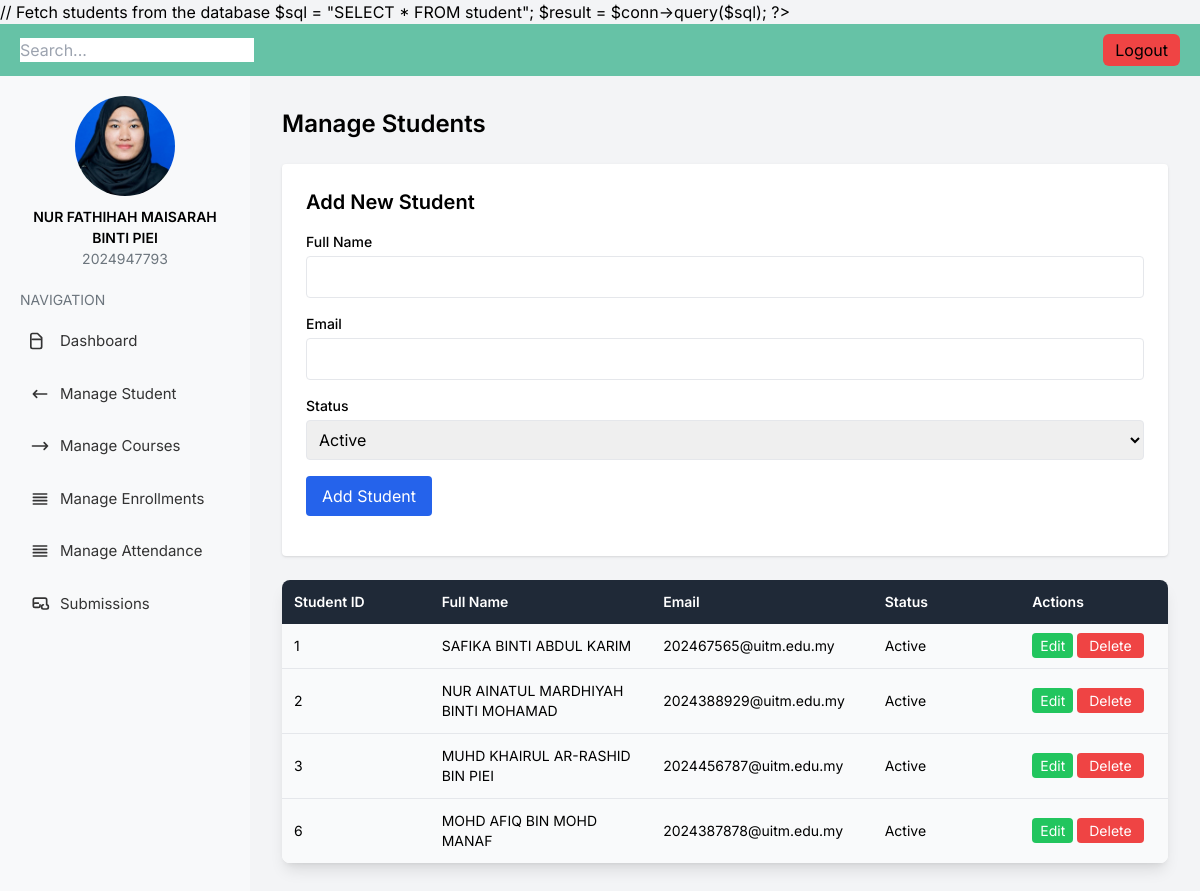
The app's page /managestudent.php with its own data.
### tables this page shows
CREATE TABLE `student` (
  `student_id` int(11) NOT NULL,
  `name` varchar(50) NOT NULL,
  `email` varchar(50) NOT NULL,
  `phone_number` varchar(15) NOT NULL,
  `course_id` varchar(60) NOT NULL,
  `password` varchar(60) NOT NULL,
  `status` enum('Active','Inactive') NOT NULL,
  `created_at` timestamp NOT NULL DEFAULT current_timestamp() ON UPDATE current_timestamp()
);

### managestudent.php (the view, shortened to what this page needs)
<?php
$servername = "localhost";
$username = "root";
$password = "";
$dbname = "studentonlineformdb";
$conn = new mysqli($servername, $username, $password, $dbname);
$sql = "SELECT * FROM student";
$result = $conn->query($sql);
?>
<!DOCTYPE html>
<html lang="en">
<head>
    <script src="https://cdn.tailwindcss.com"></script>
</head>
</head>
<body class="bg-gray-100">
      <div class="navbar">
        <div class="search-bar">
          <input type="text" placeholder="Search...">
        </div>
    <button class="bg-red-500 px-3 py-1 rounded-md"  onclick="window.location.href='login.php';">Logout</button>
        </div>
    <div class="flex h-screen">
         <aside class="sidebar">
            <div class="profile">
                <img src="img/img0.jpg" alt="Profile Picture">
                <h2>NUR FATHIHAH MAISARAH BINTI PIEI</h2>
                <p>2024947793</p>
            </div>
            <h3 class="nav-title">Navigation</h3>
            <ul>
                <li class="nav-item">
                    <a href="staff.php">
                        <svg xmlns="http://www.w3.org/2000/svg" class="h-5 w-5" fill="none" viewBox="0 0 24 24" stroke="currentColor">
                            <path stroke-linecap="round" stroke-linejoin="round" stroke-width="2" d="M3 10h11M9 21H3a2 2 0 01-2-2V5a2 2 0 012-2h6l5 5v11a2 2 0 01-2 2z" />
                        </svg>
                        Dashboard
                    </a>
                </li>
                <li class="nav-item">
                    <a href="managestudent.php">
                        <svg xmlns="http://www.w3.org/2000/svg" class="h-5 w-5" fill="none" viewBox="0 0 24 24" stroke="currentColor">
                            <path stroke-linecap="round" stroke-linejoin="round" stroke-width="2" d="M8 16l-4-4m0 0l4-4m-4 4h16" />
                        </svg>
                        Manage Student
                    </a>
                </li>
                <li class="nav-item">
                    <a href="managecourses.php">
                        <svg xmlns="http://www.w3.org/2000/svg" class="h-5 w-5" fill="none" viewBox="0 0 24 24" stroke="currentColor">
                            <path stroke-linecap="round" stroke-linejoin="round" stroke-width="2" d="M17 16l4-4m0 0l-4-4m4 4H3" />
                        </svg>
                        Manage Courses
                    </a>
                </li>
                <li class="nav-item">
                    <a href="manageenrollements.php">
                        <svg xmlns="http://www.w3.org/2000/svg" class="h-5 w-5" fill="none" viewBox="0 0 24 24" stroke="currentColor">
                            <path stroke-linecap="round" stroke-linejoin="round" stroke-width="2" d="M4 6h16M4 10h16M4 14h16M4 18h16" />
                        </svg>
                        Manage Enrollments
                        </a>
                </li>
                <li class="nav-item">
                    <a href="manageattendance.php">
                        <svg xmlns="http://www.w3.org/2000/svg" class="h-5 w-5" fill="none" viewBox="0 0 24 24" stroke="currentColor">
                            <path stroke-linecap="round" stroke-linejoin="round" stroke-width="2" d="M4 6h16M4 10h16M4 14h16M4 18h16" />
                        </svg>
                        Manage Attendance
                    </a>
                </li>
                <li class="nav-item">
                    <a href="viewsubmission.php">
                        Submissions
                    </a>
                </li>
            </ul>
        </aside>
 <main class="flex-1 p-8">
            <h2 class="text-2xl font-semibold mb-6">Manage Students</h2>
            <div class="mb-6 bg-white p-6 rounded shadow">
                <h3 class="text-xl font-semibold mb-4">Add New Student</h3>
                <form action="managestudent.php" method="post" class="space-y-4">
                    <div>
                        <label for="full_name" class="block text-sm font-medium">Full Name</label>
                        <input type="text" id="full_name" name="full_name" required class="mt-1 block w-full p-2 border rounded">
                    </div>
                    <div>
                        <label for="email" class="block text-sm font-medium">Email</label>
                        <input type="email" id="email" name="email" required class="mt-1 block w-full p-2 border rounded">
                    </div>
                    <div>
                        <label for="status" class="block text-sm font-medium">Status</label>
                        <select id="status" name="status" required class="mt-1 block w-full p-2 border rounded">
                            <option value="Active">Active</option>
                        </select>
                    </div>
                    <button type="submit" class="bg-blue-600 text-white px-4 py-2 rounded hover:bg-blue-500">Add Student</button>
                </form>
            </div>
            <div class="overflow-auto rounded-lg shadow-lg">
                <table class="min-w-full bg-white">
                    <thead class="bg-gray-800 text-white">
                        <tr>
                            <th class="w-1/6 p-3 text-sm font-semibold text-left">Student ID</th>
                            <th class="w-1/4 p-3 text-sm font-semibold text-left">Full Name</th>
                            <th class="w-1/4 p-3 text-sm font-semibold text-left">Email</th>
                            <th class="w-1/6 p-3 text-sm font-semibold text-left">Status</th>
                            <th class="w-1/6 p-3 text-sm font-semibold text-left">Actions</th>
                        </tr>
                    </thead>
                    <tbody class="divide-y divide-gray-200">
                        <?php if ($result->num_rows > 0): ?>
                            <?php while($row = $result->fetch_assoc()): ?>
                                <tr class="bg-gray-50">
                                    <td class="p-3 text-sm"><?php echo $row['student_id']; ?></td>
                                    <td class="p-3 text-sm"><?php echo $row['name']; ?></td>
                                    <td class="p-3 text-sm"><?php echo $row['email']; ?></td>
                                    <td class="p-3 text-sm"><?php echo $row['status']; ?></td>
                                    <td class="p-3 text-sm">
    <a href="editstudent.php?student_id=<?php echo $row['student_id']; ?>" class="bg-green-500 text-white px-2 py-1 rounded">Edit</a>
    <a href="managestudent.php?id=<?= $row['student_id'] ?>" class="bg-red-500 text-white px-3 py-1 rounded" onclick="return confirm('Are you sure?');">Delete</a>
</td>
                                </tr>
                            <?php endwhile; ?>
                        <?php else: ?>
                            <tr>
                                <td colspan="5" class="p-3 text-sm text-center">No students found</td>
                            </tr>
                        <?php endif; ?>
                    </tbody>
                </table>
            </div>
        </main>
    </div>
</body>
</html>

### managestudent.php (style rules this page uses)
body { font-family: 'Inter', sans-serif; }
.navbar { display: flex; justify-content: space-between; align-items: center; background-color: #66c2a6; padding: 10px 20px; }
.sidebar { width: 250px; background-color: #f8f9fa; min-height: 100vh; padding: 20px; }
.sidebar .profile { text-align: center; margin-bottom: 20px; }
.sidebar .profile img { width: 100px; height: 100px; border-radius: 50%; object-fit: cover; margin: 0 auto; display: block; }
.sidebar .profile h2 { font-size: 14px; font-weight: 600; margin-top: 10px; }
.sidebar .profile p { font-size: 14px; color: #6c757d; }
.sidebar .nav-title { font-size: 14px; text-transform: uppercase; margin-bottom: 10px; color: #6c757d; }
.sidebar .nav-item { list-style: none; margin-bottom: 10px; }
.sidebar .nav-item a { display: flex; align-items: center; text-decoration: none; color: #333; font-size: 15px; padding: 10px; border-radius: 8px; transition: background-color 0.3s; }
.sidebar .nav-item a svg { margin-right: 10px; }

### records on screen
student: student_id "1", name "SAFIKA BINTI ABDUL KARIM", email "202467565@uitm.edu.my", status "Active"
student: student_id "2", name "NUR AINATUL MARDHIYAH BINTI MOHAMAD", email "2024388929@uitm.edu.my", status "Active"
student: student_id "3", name "MUHD KHAIRUL AR-RASHID BIN PIEI", email "2024456787@uitm.edu.my", status "Active"
student: student_id "6", name "MOHD AFIQ BIN MOHD MANAF", email "2024387878@uitm.edu.my", status "Active"
